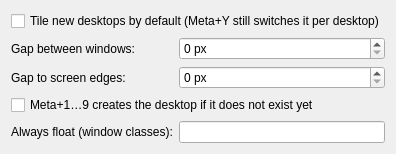
<?xml version="1.0" encoding="UTF-8"?>
<ui version="4.0">
 <class>FlexTileConfig</class>
 <widget class="QWidget" name="FlexTileConfig">
  <layout class="QFormLayout" name="form">
   <item row="0" column="0" colspan="2">
    <widget class="QCheckBox" name="kcfg_tileByDefault">
     <property name="text"><string>Tile new desktops by default (Meta+Y still switches it per desktop)</string></property>
    </widget>
   </item>
   <item row="1" column="0">
    <widget class="QLabel" name="labelInner"><property name="text"><string>Gap between windows:</string></property></widget>
   </item>
   <item row="1" column="1">
    <widget class="QSpinBox" name="kcfg_gapInner">
     <property name="suffix"><string> px</string></property>
     <property name="maximum"><number>64</number></property>
    </widget>
   </item>
   <item row="2" column="0">
    <widget class="QLabel" name="labelOuter"><property name="text"><string>Gap to screen edges:</string></property></widget>
   </item>
   <item row="2" column="1">
    <widget class="QSpinBox" name="kcfg_gapOuter">
     <property name="suffix"><string> px</string></property>
     <property name="maximum"><number>64</number></property>
    </widget>
   </item>
   <item row="3" column="0" colspan="2">
    <widget class="QCheckBox" name="kcfg_createDesktops">
     <property name="text"><string>Meta+1…9 creates the desktop if it does not exist yet</string></property>
    </widget>
   </item>
   <item row="4" column="0">
    <widget class="QLabel" name="labelFloat"><property name="text"><string>Always float (window classes):</string></property></widget>
   </item>
   <item row="4" column="1">
    <widget class="QLineEdit" name="kcfg_floatClasses">
     <property name="toolTip"><string>Comma separated. Find a window's class with Alt+F3 → More Actions → Configure Special Window Settings → Detect.</string></property>
    </widget>
   </item>
  </layout>
 </widget>
 <resources/>
 <connections/>
</ui>
